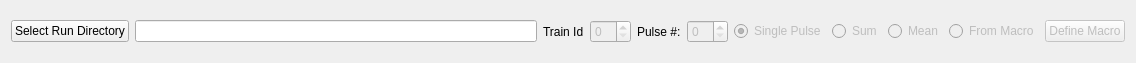
<?xml version="1.0" encoding="UTF-8"?>
<ui version="4.0">
 <class>Form</class>
 <widget class="QWidget" name="Form">
  <property name="geometry">
   <rect>
    <x>0</x>
    <y>0</y>
    <width>1136</width>
    <height>63</height>
   </rect>
  </property>
  <property name="windowTitle">
   <string>Form</string>
  </property>
  <layout class="QHBoxLayout" name="horizontalLayout_3">
   <item>
    <layout class="QGridLayout" name="gridLayout">
     <item row="0" column="0">
      <widget class="QPushButton" name="bt_select_run_dir">
       <property name="toolTip">
        <string>Select a Run directory</string>
       </property>
       <property name="text">
        <string>Select Run Directory</string>
       </property>
      </widget>
     </item>
     <item row="0" column="1">
      <widget class="QLineEdit" name="le_run_directory">
       <property name="readOnly">
        <bool>true</bool>
       </property>
      </widget>
     </item>
     <item row="0" column="2">
      <layout class="QHBoxLayout" name="horizontalLayout_2">
       <item>
        <widget class="QLabel" name="label">
         <property name="text">
          <string>Train Id</string>
         </property>
        </widget>
       </item>
       <item>
        <widget class="QSpinBox" name="sb_train_id">
         <property name="enabled">
          <bool>false</bool>
         </property>
         <property name="toolTip">
          <string>Select TrainId</string>
         </property>
        </widget>
       </item>
      </layout>
     </item>
     <item row="0" column="3">
      <layout class="QHBoxLayout" name="horizontalLayout">
       <item>
        <widget class="QLabel" name="label_2">
         <property name="text">
          <string>Pulse #:</string>
         </property>
        </widget>
       </item>
       <item>
        <widget class="QSpinBox" name="sb_pulse_id">
         <property name="enabled">
          <bool>false</bool>
         </property>
         <property name="toolTip">
          <string>&lt;html&gt;&lt;head/&gt;&lt;body&gt;&lt;p&gt;Select Specific Pulse&lt;/p&gt;&lt;/body&gt;&lt;/html&gt;</string>
         </property>
        </widget>
       </item>
      </layout>
     </item>
     <item row="0" column="4">
      <widget class="QRadioButton" name="rb_pulse">
       <property name="enabled">
        <bool>false</bool>
       </property>
       <property name="toolTip">
        <string>&lt;html&gt;&lt;head/&gt;&lt;body&gt;&lt;p&gt;Select a Single Pulse&lt;/p&gt;&lt;/body&gt;&lt;/html&gt;</string>
       </property>
       <property name="text">
        <string>Single Pulse</string>
       </property>
       <property name="checked">
        <bool>true</bool>
       </property>
      </widget>
     </item>
     <item row="0" column="5">
      <widget class="QRadioButton" name="rb_sum">
       <property name="enabled">
        <bool>false</bool>
       </property>
       <property name="toolTip">
        <string>&lt;html&gt;&lt;head/&gt;&lt;body&gt;&lt;p&gt;Apply Sum over all Pulses&lt;/p&gt;&lt;/body&gt;&lt;/html&gt;</string>
       </property>
       <property name="text">
        <string>Sum</string>
       </property>
      </widget>
     </item>
     <item row="0" column="6">
      <widget class="QRadioButton" name="rb_mean">
       <property name="enabled">
        <bool>false</bool>
       </property>
       <property name="toolTip">
        <string>&lt;html&gt;&lt;head/&gt;&lt;body&gt;&lt;p&gt;Apply Average over all Pulses&lt;/p&gt;&lt;/body&gt;&lt;/html&gt;</string>
       </property>
       <property name="text">
        <string>Mean</string>
       </property>
      </widget>
     </item>
     <item row="0" column="7">
      <widget class="QRadioButton" name="rb_macro">
       <property name="enabled">
        <bool>false</bool>
       </property>
       <property name="text">
        <string>From Macro</string>
       </property>
      </widget>
     </item>
     <item row="0" column="8">
      <widget class="QPushButton" name="bt_define_macro">
       <property name="enabled">
        <bool>false</bool>
       </property>
       <property name="text">
        <string>Define Macro</string>
       </property>
      </widget>
     </item>
    </layout>
   </item>
  </layout>
 </widget>
 <resources/>
 <connections/>
</ui>
